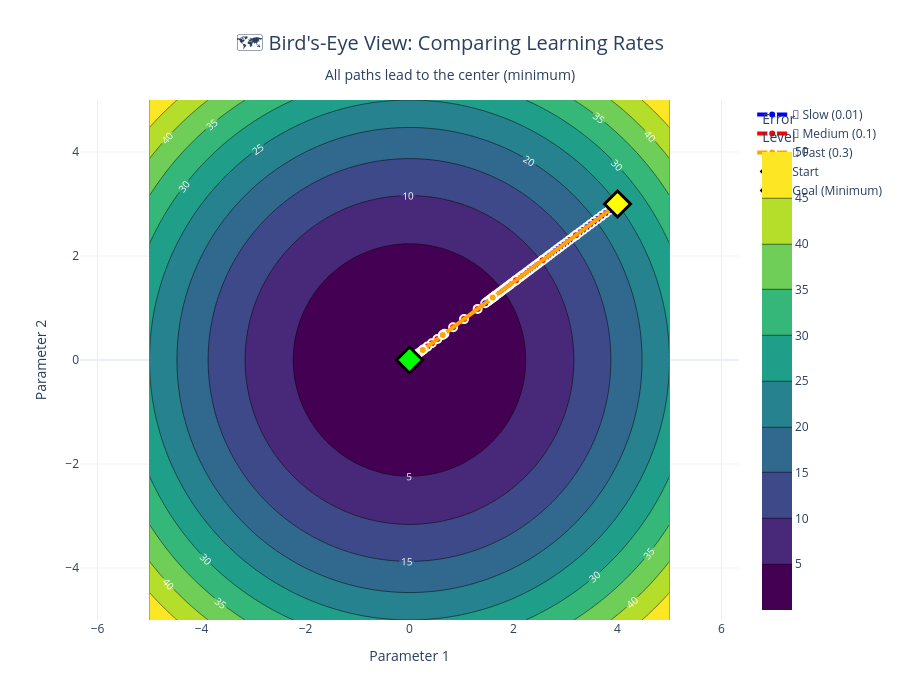

Notebook code cell kept with this figure:
### Markdown cell above
### 2D View: Bird's-Eye Perspective

Sometimes it's easier to see the paths from above! This contour plot shows the same journey but from a top-down view.

- **Contour lines** = elevation rings (like a topographic map)
- **Colored paths** = the routes taken by different learning rates
- **Center** = the minimum (goal)

### Code cell
# Create a 2D contour plot showing paths from above
fig = go.Figure()

# Add contour plot (shows the valley from above)
fig.add_trace(go.Contour(
    x=x, y=y, z=Z,
    colorscale='Viridis',
    contours=dict(
        showlabels=True,
        labelfont=dict(size=10, color='white')
    ),
    colorbar=dict(title="Error<br>Level"),
    name='Error Landscape'
))

# Add paths for each learning rate
for lr, color, name in zip(learning_rates, colors, names):
    path_x, path_y, path_z = gradient_descent_path(4.0, 3.0, learning_rate=lr, num_steps=50)
    
    fig.add_trace(go.Scatter(
        x=path_x, y=path_y,
        mode='lines+markers',
        name=name,
        line=dict(color=color, width=4),
        marker=dict(size=8, color=color, line=dict(color='white', width=2))
    ))

# Mark starting point
fig.add_trace(go.Scatter(
    x=[4.0], y=[3.0],
    mode='markers',
    name='Start',
    marker=dict(size=20, color='yellow', symbol='diamond',
                line=dict(color='black', width=3))
))

# Mark the goal (minimum at 0,0)
fig.add_trace(go.Scatter(
    x=[0], y=[0],
    mode='markers',
    name='Goal (Minimum)',
    marker=dict(size=20, color='lime', symbol='diamond',
                line=dict(color='black', width=3))
))

fig.update_layout(
    title=dict(
        text="🗺️ Bird's-Eye View: Comparing Learning Rates<br><sub>All paths lead to the center (minimum)</sub>",
        x=0.5,
        xanchor='center',
        font=dict(size=20)
    ),
    xaxis_title="Parameter 1",
    yaxis_title="Parameter 2",
    width=900,
    height=700,
    hovermode='closest',
    template='plotly_white',
    # Make axes equal so circles look like circles
    yaxis=dict(scaleanchor="x", scaleratio=1)
)

fig.show()

print("\n🗺️ What This Shows:")
print("   • Contour lines = like elevation on a topographic map")
print("   • All paths spiral toward the center (minimum)")
print("   • 🐌 Blue (slow): Takes many small steps, smooth curve")
print("   • 🚶 Red (medium): Efficient diagonal approach")
print("   • 🏃 Orange (fast): Fewer steps, more direct but could overshoot on complex surfaces")

### Figure 1 — Plotly figure (JSON) as saved in the notebook; plotly's stock layout.template omitted (floating-point values rounded to 4 significant figures; data arrays with more than 128 entries replaced by an {"elided": "..."} marker saying what was removed)
{"data": [{"colorbar": {"title": {"text": "Error<br>Level"}}, "colorscale": [[0.0, "#440154"], [0.1111, "#482878"], [0.2222, "#3e4989"], [0.3333, "#31688e"], [0.4444, "#26828e"], [0.5556, "#1f9e89"], [0.6667, "#35b779"], [0.7778, "#6ece58"], [0.8889, "#b5de2b"], [1.0, "#fde725"]], "contours": {"labelfont": {"color": "white", "size": 10}, "showlabels": true}, "name": "Error Landscape", "type": "contour", "x": [-5.0, -4.899, -4.798, -4.697, -4.596, -4.495, -4.394, -4.293, -4.192, -4.091, -3.99, -3.889, -3.788, -3.687, -3.586, -3.485, -3.384, -3.283, -3.182, -3.081, -2.98, -2.879, -2.778, -2.677, -2.576, -2.475, -2.374, -2.273, -2.172, -2.071, -1.97, -1.869, -1.768, -1.667, -1.566, -1.465, -1.364, -1.263, -1.162, -1.061, -0.9596, -0.8586, -0.7576, -0.6566, -0.5556, -0.4545, -0.3535, -0.2525, -0.1515, -0.05051, 0.05051, 0.1515, 0.2525, 0.3535, 0.4545, 0.5556, 0.6566, 0.7576, 0.8586, 0.9596, 1.061, 1.162, 1.263, 1.364, 1.465, 1.566, 1.667, 1.768, 1.869, 1.97, 2.071, 2.172, 2.273, 2.374, 2.475, 2.576, 2.677, 2.778, 2.879, 2.98, 3.081, 3.182, 3.283, 3.384, 3.485, 3.586, 3.687, 3.788, 3.889, 3.99, 4.091, 4.192, 4.293, 4.394, 4.495, 4.596, 4.697, 4.798, 4.899, 5.0], "y": [-5.0, -4.899, -4.798, -4.697, -4.596, -4.495, -4.394, -4.293, -4.192, -4.091, -3.99, -3.889, -3.788, -3.687, -3.586, -3.485, -3.384, -3.283, -3.182, -3.081, -2.98, -2.879, -2.778, -2.677, -2.576, -2.475, -2.374, -2.273, -2.172, -2.071, -1.97, -1.869, -1.768, -1.667, -1.566, -1.465, -1.364, -1.263, -1.162, -1.061, -0.9596, -0.8586, -0.7576, -0.6566, -0.5556, -0.4545, -0.3535, -0.2525, -0.1515, -0.05051, 0.05051, 0.1515, 0.2525, 0.3535, 0.4545, 0.5556, 0.6566, 0.7576, 0.8586, 0.9596, 1.061, 1.162, 1.263, 1.364, 1.465, 1.566, 1.667, 1.768, 1.869, 1.97, 2.071, 2.172, 2.273, 2.374, 2.475, 2.576, 2.677, 2.778, 2.879, 2.98, 3.081, 3.182, 3.283, 3.384, 3.485, 3.586, 3.687, 3.788, 3.889, 3.99, 4.091, 4.192, 4.293, 4.394, 4.495, 4.596, 4.697, 4.798, 4.899, 5.0], "z": {"elided": "100x100 float values"}}, {"line": {"color": "blue", "width": 4}, "marker": {"color": "blue", "line": {"color": "white", "width": 2}, "size": 8}, "mode": "lines+markers", "name": "🐌 Slow (0.01)", "type": "scatter", "x": [4.0, 3.92, 3.842, 3.765, 3.689, 3.616, 3.543, 3.473, 3.403, 3.335, 3.268, 3.203, 3.139, 3.076, 3.015, 2.954, 2.895, 2.837, 2.781, 2.725, 2.67, 2.617, 2.565, 2.513, 2.463, 2.414, 2.366, 2.318, 2.272, 2.226, 2.182, 2.138, 2.096, 2.054, 2.013, 1.972, 1.933, 1.894, 1.856, 1.819, 1.783, 1.747, 1.712, 1.678, 1.644, 1.612, 1.579, 1.548, 1.517, 1.486, 1.457], "y": [3.0, 2.94, 2.881, 2.824, 2.767, 2.712, 2.658, 2.604, 2.552, 2.501, 2.451, 2.402, 2.354, 2.307, 2.261, 2.216, 2.171, 2.128, 2.085, 2.044, 2.003, 1.963, 1.924, 1.885, 1.847, 1.81, 1.774, 1.739, 1.704, 1.67, 1.636, 1.604, 1.572, 1.54, 1.509, 1.479, 1.45, 1.421, 1.392, 1.364, 1.337, 1.31, 1.284, 1.258, 1.233, 1.209, 1.184, 1.161, 1.138, 1.115, 1.093]}, {"line": {"color": "red", "width": 4}, "marker": {"color": "red", "line": {"color": "white", "width": 2}, "size": 8}, "mode": "lines+markers", "name": "🚶 Medium (0.1)", "type": "scatter", "x": [4.0, 3.2, 2.56, 2.048, 1.638, 1.311, 1.049, 0.8389, 0.6711, 0.5369, 0.4295, 0.3436, 0.2749, 0.2199, 0.1759, 0.1407, 0.1126, 0.09007, 0.07206, 0.05765, 0.04612, 0.03689, 0.02951, 0.02361, 0.01889, 0.01511, 0.01209, 0.009671, 0.007737, 0.00619, 0.004952, 0.003961, 0.003169, 0.002535, 0.002028, 0.001623, 0.001298, 0.001038, 0.0008308, 0.0006646, 0.0005317, 0.0004254, 0.0003403, 0.0002722, 0.0002178, 0.0001742, 0.0001394, 0.0001115, 8.92e-05, 7.136e-05, 5.709e-05], "y": [3.0, 2.4, 1.92, 1.536, 1.229, 0.983, 0.7864, 0.6291, 0.5033, 0.4027, 0.3221, 0.2577, 0.2062, 0.1649, 0.1319, 0.1056, 0.08444, 0.06755, 0.05404, 0.04323, 0.03459, 0.02767, 0.02214, 0.01771, 0.01417, 0.01133, 0.009067, 0.007254, 0.005803, 0.004642, 0.003714, 0.002971, 0.002377, 0.001901, 0.001521, 0.001217, 0.0009736, 0.0007788, 0.0006231, 0.0004985, 0.0003988, 0.000319, 0.0002552, 0.0002042, 0.0001633, 0.0001307, 0.0001045, 8.363e-05, 6.69e-05, 5.352e-05, 4.282e-05]}, {"line": {"color": "orange", "width": 4}, "marker": {"color": "orange", "line": {"color": "white", "width": 2}, "size": 8}, "mode": "lines+markers", "name": "🏃 Fast (0.3)", "type": "scatter", "x": [4.0, 1.6, 0.64, 0.256, 0.1024, 0.04096, 0.01638, 0.006554, 0.002621, 0.001049, 0.0004194, 0.0001678, 6.711e-05, 2.684e-05, 1.074e-05, 4.295e-06, 1.718e-06, 6.872e-07, 2.749e-07, 1.1e-07, 4.398e-08, 1.759e-08, 7.037e-09, 2.815e-09, 1.126e-09, 4.504e-10, 1.801e-10, 7.206e-11, 2.882e-11, 1.153e-11, 4.612e-12, 1.845e-12, 7.379e-13, 2.951e-13, 1.181e-13, 4.722e-14, 1.889e-14, 7.556e-15, 3.022e-15, 1.209e-15, 4.836e-16, 1.934e-16, 7.737e-17, 3.095e-17, 1.238e-17, 4.952e-18, 1.981e-18, 7.923e-19, 3.169e-19, 1.268e-19, 5.071e-20], "y": [3.0, 1.2, 0.48, 0.192, 0.0768, 0.03072, 0.01229, 0.004915, 0.001966, 0.0007864, 0.0003146, 0.0001258, 5.033e-05, 2.013e-05, 8.053e-06, 3.221e-06, 1.288e-06, 5.154e-07, 2.062e-07, 8.246e-08, 3.299e-08, 1.319e-08, 5.278e-09, 2.111e-09, 8.444e-10, 3.378e-10, 1.351e-10, 5.404e-11, 2.162e-11, 8.647e-12, 3.459e-12, 1.384e-12, 5.534e-13, 2.214e-13, 8.854e-14, 3.542e-14, 1.417e-14, 5.667e-15, 2.267e-15, 9.067e-16, 3.627e-16, 1.451e-16, 5.803e-17, 2.321e-17, 9.285e-18, 3.714e-18, 1.486e-18, 5.942e-19, 2.377e-19, 9.507e-20, 3.803e-20]}, {"marker": {"color": "yellow", "line": {"color": "black", "width": 3}, "size": 20, "symbol": "diamond"}, "mode": "markers", "name": "Start", "type": "scatter", "x": [4.0], "y": [3.0]}, {"marker": {"color": "lime", "line": {"color": "black", "width": 3}, "size": 20, "symbol": "diamond"}, "mode": "markers", "name": "Goal (Minimum)", "type": "scatter", "x": [0], "y": [0]}], "layout": {"height": 700, "hovermode": "closest", "title": {"font": {"size": 20}, "text": "🗺️ Bird's-Eye View: Comparing Learning Rates<br><sub>All paths lead to the center (minimum)</sub>", "x": 0.5, "xanchor": "center"}, "width": 900, "xaxis": {"title": {"text": "Parameter 1"}}, "yaxis": {"scaleanchor": "x", "scaleratio": 1, "title": {"text": "Parameter 2"}}}}
